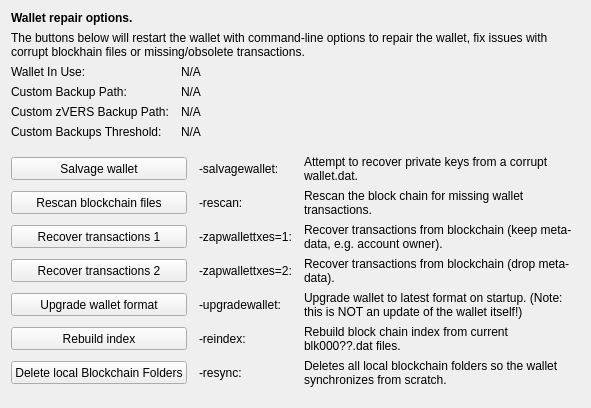
     <widget class="QWidget" name="tab_repair">
      <attribute name="title">
       <string>&amp;Wallet Repair</string>
      </attribute>
      <layout class="QGridLayout" name="gridLayout_4" columnstretch="0,0,0,0">
       <property name="horizontalSpacing">
        <number>12</number>
       </property>
       <item row="0" column="0" colspan="4">
        <widget class="QLabel" name="label_repair_header">
         <property name="font">
          <font>
           <weight>75</weight>
           <bold>true</bold>
          </font>
         </property>
         <property name="text">
          <string>Wallet repair options.</string>
         </property>
        </widget>
       </item>
       <item row="1" column="0" colspan="4">
        <widget class="QLabel" name="label_repair_helptext">
         <property name="font">
          <font>
           <weight>50</weight>
           <bold>false</bold>
          </font>
         </property>
         <property name="text">
          <string>The buttons below will restart the wallet with command-line options to repair the wallet, fix issues with corrupt blockhain files or missing/obsolete transactions.</string>
         </property>
         <property name="wordWrap">
          <bool>true</bool>
         </property>
        </widget>
       </item>
       <item row="2" column="0">
        <widget class="QLabel" name="wallet_path_label">
         <property name="text">
          <string>Wallet In Use:</string>
         </property>
        </widget>
       </item>
       <item row="2" column="1" colspan="3">
        <widget class="QLabel" name="wallet_path">
         <property name="cursor">
          <cursorShape>IBeamCursor</cursorShape>
         </property>
         <property name="text">
          <string>N/A</string>
         </property>
         <property name="textFormat">
          <enum>Qt::PlainText</enum>
         </property>
         <property name="textInteractionFlags">
          <set>Qt::LinksAccessibleByMouse|Qt::TextSelectableByKeyboard|Qt::TextSelectableByMouse</set>
         </property>
        </widget>
       </item>
       <item row="3" column="0">
        <widget class="QLabel" name="wallet_custombackuppath_label">
         <property name="visible">
          <bool>false</bool>
         </property>
         <property name="text">
          <string>Custom Backup Path:</string>
         </property>
        </widget>
       </item>
       <item row="3" column="1" colspan="3">
        <widget class="QLabel" name="wallet_custombackuppath">
         <property name="cursor">
          <cursorShape>IBeamCursor</cursorShape>
         </property>
         <property name="visible">
          <bool>false</bool>
         </property>
         <property name="text">
          <string>N/A</string>
         </property>
         <property name="textFormat">
          <enum>Qt::PlainText</enum>
         </property>
         <property name="textInteractionFlags">
          <set>Qt::LinksAccessibleByMouse|Qt::TextSelectableByKeyboard|Qt::TextSelectableByMouse</set>
         </property>
        </widget>
       </item>
       <item row="4" column="0">
        <widget class="QLabel" name="wallet_customzversbackuppath_label">
         <property name="visible">
          <bool>false</bool>
         </property>
         <property name="text">
          <string>Custom zVERS Backup Path:</string>
         </property>
        </widget>
       </item>
       <item row="4" column="1" colspan="3">
        <widget class="QLabel" name="wallet_customzversbackuppath">
         <property name="cursor">
          <cursorShape>IBeamCursor</cursorShape>
         </property>
         <property name="visible">
          <bool>false</bool>
         </property>
         <property name="text">
          <string>N/A</string>
         </property>
         <property name="textFormat">
          <enum>Qt::PlainText</enum>
         </property>
         <property name="textInteractionFlags">
          <set>Qt::LinksAccessibleByMouse|Qt::TextSelectableByKeyboard|Qt::TextSelectableByMouse</set>
         </property>
        </widget>
       </item>
       <item row="5" column="0">
        <widget class="QLabel" name="wallet_custombackupthreshold_label">
         <property name="visible">
          <bool>false</bool>
         </property>
         <property name="text">
          <string>Custom Backups Threshold:</string>
         </property>
        </widget>
       </item>
       <item row="5" column="1" colspan="3">
        <widget class="QLabel" name="wallet_custombackupthreshold">
         <property name="cursor">
          <cursorShape>IBeamCursor</cursorShape>
         </property>
         <property name="visible">
          <bool>false</bool>
         </property>
         <property name="text">
          <string>N/A</string>
         </property>
         <property name="textFormat">
          <enum>Qt::PlainText</enum>
         </property>
         <property name="textInteractionFlags">
          <set>Qt::LinksAccessibleByMouse|Qt::TextSelectableByKeyboard|Qt::TextSelectableByMouse</set>
         </property>
        </widget>
       </item>
       <item row="6" column="0">
        <spacer name="verticalSpacer_repair1">
         <property name="orientation">
          <enum>Qt::Vertical</enum>
         </property>
         <property name="sizeHint" stdset="0">
          <size>
           <width>10</width>
           <height>10</height>
          </size>
         </property>
        </spacer>
       </item>
       <item row="7" column="0" colspan="2">
        <widget class="QPushButton" name="btn_salvagewallet">
         <property name="minimumSize">
          <size>
           <width>100</width>
           <height>23</height>
          </size>
         </property>
         <property name="text">
          <string>Salvage wallet</string>
         </property>
        </widget>
       </item>
       <item row="7" column="2">
        <widget class="QLabel" name="label_repair_salvage_command">
         <property name="text">
          <string notr="true">-salvagewallet:</string>
         </property>
        </widget>
       </item>
       <item row="7" column="3">
        <widget class="QLabel" name="label_repair_salvage">
         <property name="text">
          <string>Attempt to recover private keys from a corrupt wallet.dat.</string>
         </property>
         <property name="wordWrap">
          <bool>true</bool>
         </property>
        </widget>
       </item>
       <item row="8" column="0" colspan="2">
        <widget class="QPushButton" name="btn_rescan">
         <property name="minimumSize">
          <size>
           <width>100</width>
           <height>23</height>
          </size>
         </property>
         <property name="text">
          <string>Rescan blockchain files</string>
         </property>
        </widget>
       </item>
       <item row="8" column="2">
        <widget class="QLabel" name="label_repair_rescan_command">
         <property name="text">
          <string notr="true">-rescan:</string>
         </property>
        </widget>
       </item>
       <item row="8" column="3">
        <widget class="QLabel" name="label_repair_rescan">
         <property name="text">
          <string>Rescan the block chain for missing wallet transactions.</string>
         </property>
         <property name="wordWrap">
          <bool>true</bool>
         </property>
        </widget>
       </item>
       <item row="9" column="0" colspan="2">
        <widget class="QPushButton" name="btn_zapwallettxes1">
         <property name="minimumSize">
          <size>
           <width>100</width>
           <height>23</height>
          </size>
         </property>
         <property name="text">
          <string>Recover transactions 1</string>
         </property>
        </widget>
       </item>
       <item row="9" column="2">
        <widget class="QLabel" name="label_repair_zap1_command">
         <property name="text">
          <string notr="true">-zapwallettxes=1:</string>
         </property>
        </widget>
       </item>
       <item row="9" column="3">
        <widget class="QLabel" name="label_repair_zap1">
         <property name="text">
          <string>Recover transactions from blockchain (keep meta-data, e.g. account owner).</string>
         </property>
         <property name="wordWrap">
          <bool>true</bool>
         </property>
        </widget>
       </item>
       <item row="10" column="0" colspan="2">
        <widget class="QPushButton" name="btn_zapwallettxes2">
         <property name="minimumSize">
          <size>
           <width>100</width>
           <height>23</height>
          </size>
         </property>
         <property name="text">
          <string>Recover transactions 2</string>
         </property>
        </widget>
       </item>
       <item row="10" column="2">
        <widget class="QLabel" name="label_repair_zap2_command">
         <property name="text">
          <string notr="true">-zapwallettxes=2:</string>
         </property>
        </widget>
       </item>
       <item row="10" column="3">
        <widget class="QLabel" name="label_repair_zap2">
         <property name="text">
          <string>Recover transactions from blockchain (drop meta-data).</string>
         </property>
         <property name="wordWrap">
          <bool>true</bool>
         </property>
        </widget>
       </item>
       <item row="11" column="0" colspan="2">
        <widget class="QPushButton" name="btn_upgradewallet">
         <property name="minimumSize">
          <size>
           <width>100</width>
           <height>23</height>
          </size>
         </property>
         <property name="text">
          <string>Upgrade wallet format</string>
         </property>
        </widget>
       </item>
       <item row="11" column="2">
        <widget class="QLabel" name="label_repair_upgrade_command">
         <property name="text">
          <string notr="true">-upgradewallet:</string>
         </property>
        </widget>
       </item>
       <item row="11" column="3">
        <widget class="QLabel" name="label_repair_upgrade">
         <property name="text">
          <string>Upgrade wallet to latest format on startup. (Note: this is NOT an update of the wallet itself!)</string>
         </property>
         <property name="wordWrap">
          <bool>true</bool>
         </property>
        </widget>
       </item>
       <item row="12" column="0" colspan="2">
        <widget class="QPushButton" name="btn_reindex">
         <property name="minimumSize">
          <size>
           <width>100</width>
           <height>23</height>
          </size>
         </property>
         <property name="text">
          <string>Rebuild index</string>
         </property>
        </widget>
       </item>
       <item row="12" column="2">
        <widget class="QLabel" name="label_repair_reindex_command">
         <property name="text">
          <string notr="true">-reindex:</string>
         </property>
        </widget>
       </item>
       <item row="12" column="3">
        <widget class="QLabel" name="label_repair_reindex">
         <property name="text">
          <string>Rebuild block chain index from current blk000??.dat files.</string>
         </property>
         <property name="wordWrap">
          <bool>true</bool>
         </property>
        </widget>
       </item>
       <item row="13" column="0" colspan="2">
        <widget class="QPushButton" name="btn_resync">
         <property name="minimumSize">
          <size>
           <width>100</width>
           <height>23</height>
          </size>
         </property>
         <property name="text">
          <string>Delete local Blockchain Folders</string>
         </property>
        </widget>
       </item>
       <item row="13" column="2">
        <widget class="QLabel" name="label_repair_resync_command">
         <property name="text">
          <string>-resync:</string>
         </property>
        </widget>
       </item>
       <item row="13" column="3">
        <widget class="QLabel" name="label_repair_resync">
         <property name="text">
          <string>Deletes all local blockchain folders so the wallet synchronizes from scratch.</string>
         </property>
         <property name="wordWrap">
          <bool>true</bool>
         </property>
        </widget>
       </item>
       <item row="14" column="0">
        <spacer name="verticalSpacer_repair2">
         <property name="orientation">
          <enum>Qt::Vertical</enum>
         </property>
         <property name="sizeHint" stdset="0">
          <size>
           <width>20</width>
           <height>10</height>
          </size>
         </property>
        </spacer>
       </item>
      </layout>
     </widget>
